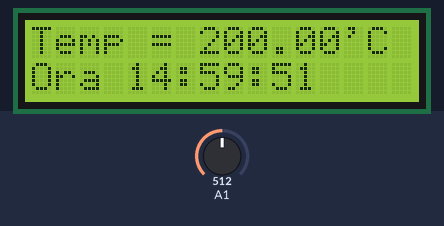
A sketch run on a simulated Arduino Uno, built for the host (arithmetic inside an expression is 32-bit, double 64-bit). Parts: 16×2 character LCD. Inputs (shaded band) come from the test bench; at power-on: A1 = 512. What the sketch prints to the serial monitor is not drawn.

Above: at 1.8 s.
1.9 s: A1 set to 122
At 2.8 s:
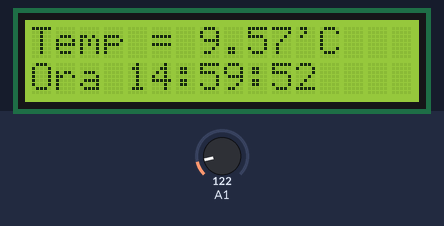
4.5 s: A1 set to 306
At 5.7 s:
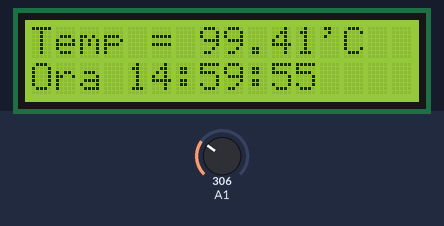
7.5 s: A1 set to 40
At 8.8 s:
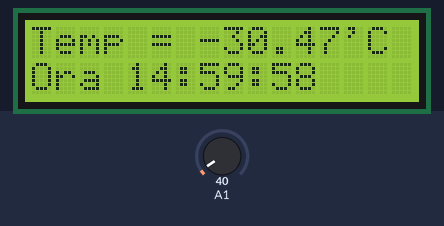
Timing chart, 0 to 10.5 s (numbered marks = the images above; inputs shaded):
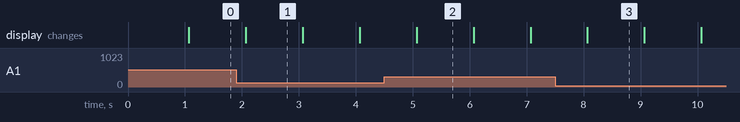

The sketch:

PID.ino
```cpp
 #include <LiquidCrystal.h>
 #include <PID_v1.h>

LiquidCrystal lcd(8, 9, 4, 5, 6, 7);

int ora0=0,ora1=14,min0=5,min1=9,sec0=5,sec1=0;
double Setpoint, Input, Output;
PID myPID(&Input, &Output, &Setpoint,2,5,1, DIRECT);
void adc_init()
{
  ADCSRA |= ((1<<ADPS2)|(1<<ADPS1)|(1<<ADPS0));
  ADMUX |= (1<<REFS0);
  ADCSRA |= (1<<ADEN);
  ADCSRA |= (1<<ADSC);
}

uint16_t read_adc(uint8_t channel)
{

  ADMUX &= 0xf0;
  ADMUX |= channel;
  ADCSRA |= (1<<ADSC);
  while(ADCSRA & (1<<ADSC));
  return ADC;
}

int main()
{

  adc_init();
  Serial.begin(9600);
  OCR1A= 15625;
  lcd.begin(16,2);
  Setpoint = 50;

  TCCR1B|=1<<CS12|1<<CS10|1<<WGM12;
  TIMSK1|=1<<OCIE1A;
  sei();
  myPID.SetMode(AUTOMATIC);
  while(1)
  {

  if(myPID.Compute())
  Serial.println(Output);
  }
}
double read_temp()//read and return temperature
{
double voltage=0;
double Temperature=0;
double temperatureCelsius=0; int reading;
reading=read_adc(1);
voltage=reading*5.0; voltage/=1024.0;
temperatureCelsius=(voltage-0.5)*100;

return temperatureCelsius;
}

ISR(TIMER1_COMPA_vect)
{
  sec1++;
  lcd.setCursor(0, 0);
  lcd.write("Temp = ");
  lcd.setCursor(7, 0);
  lcd.print("         ");
  lcd.setCursor(7, 0);
  lcd.print(read_temp());

  Input=read_temp();


  lcd.write("'");
  lcd.write("C");
  if(sec1>9)
  {
    sec1=0;
    sec0++;
    if(sec0>5)
    {
      sec0=0;
      min1++;
    }
  }
  if(min1>9)
  {
    min1=0;
    min0++;
    if(min0>5)
    {
      min0=0;
      ora1++;
    }
  }
  if(ora1==25)
    ora1=0;

  lcd.setCursor(0, 1);
  lcd.print("Ora ");
  lcd.setCursor(4,1);
  if(ora1<10)
  {
    lcd.print(ora0);
  }
  lcd.print(ora1);
  lcd.print(":");
  lcd.print(min0);
  lcd.print(min1);
  lcd.print(":");
  lcd.print(sec0);
  lcd.print(sec1);

}
```

Measured:
- what the display in image 1 shows lasts 1.0 s, from 2.1 s to 3.1 s
